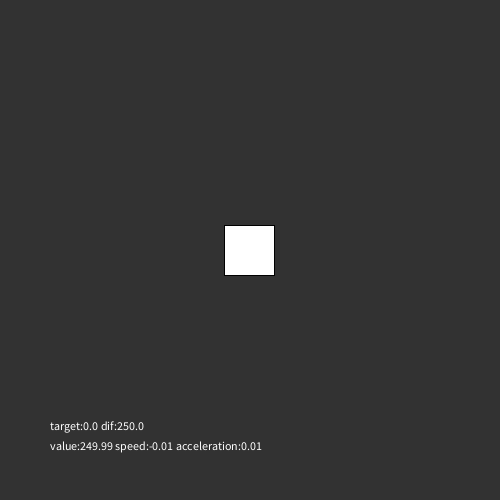
Frame 1 (no input)
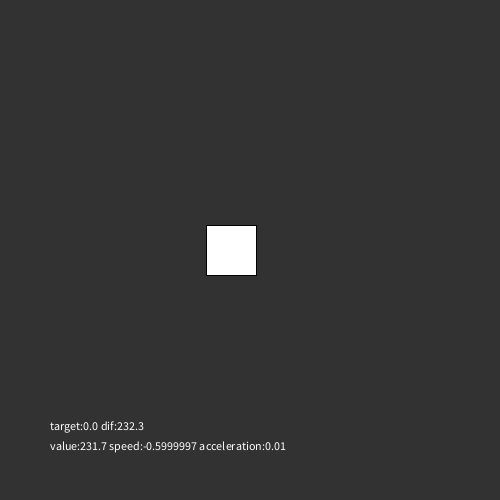
Frame 60 (the mouse pressed at the canvas centre just before this capture)
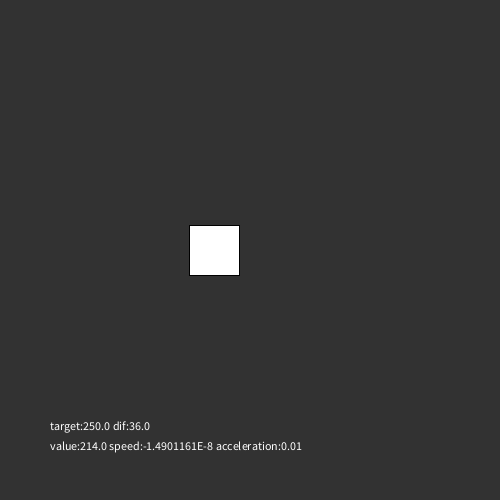
Frame 120 (the mouse held since frame 60 and released just before this capture)

The Processing sketch that drew these frames (run headless with seeded random() and noise(); from frame 60 on, the mouse is pressed at the canvas centre):

// Processing sketch: acceleration_algo
// ── acceleration_algo.pde
float value, target, speed = 0, acc = 0.01;
float dif;

void setup() {
  size(500, 500);
  background(50);

  rectMode(CENTER);

  value = width / 2;
}
void draw() { 
  background(50);

  dif = abs(value - target);

  if (dif > 10) {
    if (value < target) {
      //speed = 0;
      speed += acc;
      value += speed;
    } else {
      //speed = 0;
      speed -= acc;
      value += speed;
    }
  } else {
    speed = 0;
    acc = 0.01;
  }

  //x += targetX *0.01;
  println(dif);
  text("target:"+target+" dif:"+dif, 50, height - 70);
  text("value:"+value+" speed:"+speed+" acceleration:"+acc, 50, height - 50);
  fill(255);
  rect(value, 250, 50, 50);
}

void mousePressed() {
  target = mouseX;
  println(target);
  fill(255, 0, 0);
  rect(target, 250, 10, 10);
}
